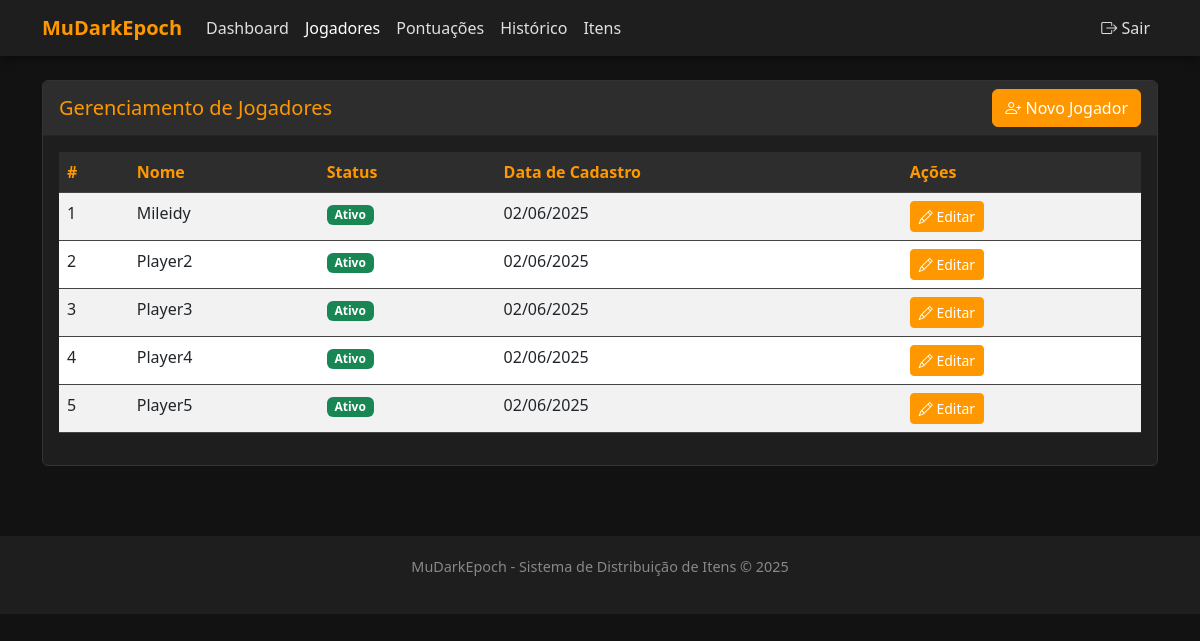
Screenshot of /jogadores (signed in) with the database file from the repository.
### app.py (models this page shows)
class Jogador(db.Model):
    __tablename__ = 'jogador'
    id = db.Column(db.Integer, primary_key=True)
    nome = db.Column(db.String(64), unique=True, nullable=False)
    ativo = db.Column(db.Boolean, default=True)
    data_cadastro = db.Column(db.DateTime, default=datetime.utcnow)
    pontuacoes = db.relationship('Pontuacao', backref='jogador', lazy=True)
    historicos = db.relationship('Historico', backref='jogador', lazy=True)

### app.py (the view)
@app.route('/jogadores')
@login_required
def listar_jogadores():
    jogadores = Jogador.query.all()
    return render_template('jogadores.html', jogadores=jogadores)

### app.py (called while the page is built)
@login_manager.user_loader
def load_user(user_id):
    return Admin.query.get(int(user_id))

### templates/jogadores.html (shortened to what this page needs)
<!DOCTYPE html>
<html lang="pt-br">
<head>
    <link href="https://cdn.jsdelivr.net/npm/bootstrap@5.3.0/dist/css/bootstrap.min.css" rel="stylesheet">
    <link rel="stylesheet" href="https://cdn.jsdelivr.net/npm/bootstrap-icons@1.11.0/font/bootstrap-icons.css">
</head>
<body>
    <nav class="navbar navbar-expand-lg navbar-dark">
        <div class="container">
            <a class="navbar-brand" href="/dashboard">MuDarkEpoch</a>
            <div class="collapse navbar-collapse" id="navbarNav">
                <ul class="navbar-nav">
                    <li class="nav-item">
                        <a class="nav-link" href="/dashboard">Dashboard</a>
                    </li>
                    <li class="nav-item">
                        <a class="nav-link active" href="/jogadores">Jogadores</a>
                    </li>
                    <li class="nav-item">
                        <a class="nav-link" href="/pontuacoes">Pontuações</a>
                    </li>
                    <li class="nav-item">
                        <a class="nav-link" href="/entregas/historico">Histórico</a>
                    </li>
                    <li class="nav-item">
                        <a class="nav-link" href="/itens">Itens</a>
                    </li>
                </ul>
                <ul class="navbar-nav ms-auto">
                    <li class="nav-item">
                        <a class="nav-link" href="/logout"><i class="bi bi-box-arrow-right"></i> Sair</a>
                    </li>
                </ul>
            </div>
        </div>
    </nav>
    <div class="container mt-4">
        <div class="row">
            <div class="col-md-12">
                <div class="card">
                    <div class="card-header d-flex justify-content-between align-items-center">
                        <h5 class="mb-0">Gerenciamento de Jogadores</h5>
                        <a href="/jogadores/novo" class="btn btn-primary">
                            <i class="bi bi-person-plus"></i> Novo Jogador
                        </a>
                    </div>
                    <div class="card-body">
                        <div class="table-responsive">
                            <table class="table table-striped table-hover">
                                <thead>
                                    <tr>
                                        <th>#</th>
                                        <th>Nome</th>
                                        <th>Status</th>
                                        <th>Data de Cadastro</th>
                                        <th>Ações</th>
                                    </tr>
                                </thead>
                                <tbody>
                                    {% for jogador in jogadores %}
                                    <tr>
                                        <td>{{ jogador.id }}</td>
                                        <td>{{ jogador.nome }}</td>
                                        <td>
                                            {% if jogador.ativo %}
                                            <span class="badge bg-success">Ativo</span>
                                            {% else %}
                                            <span class="badge bg-danger">Inativo</span>
                                            {% endif %}
                                        </td>
                                        <td>{{ jogador.data_cadastro.strftime('%d/%m/%Y') }}</td>
                                        <td>
                                            <a href="/jogadores/editar/{{ jogador.id }}" class="btn btn-sm btn-primary">
                                                <i class="bi bi-pencil"></i> Editar
                                            </a>
                                        </td>
                                    </tr>
                                    {% endfor %}
                                </tbody>
                            </table>
                        </div>
                    </div>
                </div>
            </div>
        </div>
    </div>
    <footer class="footer">
        <div class="container">
            <p>MuDarkEpoch - Sistema de Distribuição de Itens &copy; 2025</p>
        </div>
    </footer>
</body>
</html>

### templates/jogadores.html (style rules this page uses)
body { background-color: #121212; color: #e0e0e0; font-family: 'Segoe UI', Tahoma, Geneva, Verdana, sans-serif; }
.navbar { background-color: #1e1e1e; box-shadow: 0 2px 10px rgba(0, 0, 0, 0.5); }
.navbar-brand { color: #ff9800; font-weight: bold; }
.nav-link { color: #e0e0e0; }
.nav-link:hover, .nav-link.active { color: #ff9800; }
.card { background-color: #1e1e1e; border: 1px solid #333; margin-bottom: 20px; }
.card-header { background-color: #2d2d2d; color: #ff9800; font-weight: bold; }
.table { color: #e0e0e0; }
.table thead th { background-color: #2d2d2d; color: #ff9800; border-color: #444; }
.table tbody td { border-color: #444; }
.table-striped tbody tr:nth-of-type(odd) { background-color: rgba(255, 255, 255, 0.05); }
.footer { margin-top: 50px; padding: 20px 0; background-color: #1e1e1e; text-align: center; font-size: 0.9rem; color: #888; }
.btn-primary { background-color: #ff9800; border-color: #ff9800; }

### rows the page displays
Jogador: id "1", nome "Mileidy", ativo "Ativo", data_cadastro "02/06/2025"
Jogador: id "2", nome "Player2", ativo "Ativo", data_cadastro "02/06/2025"
Jogador: id "3", nome "Player3", ativo "Ativo", data_cadastro "02/06/2025"
Jogador: id "4", nome "Player4", ativo "Ativo", data_cadastro "02/06/2025"
Jogador: id "5", nome "Player5", ativo "Ativo", data_cadastro "02/06/2025"
